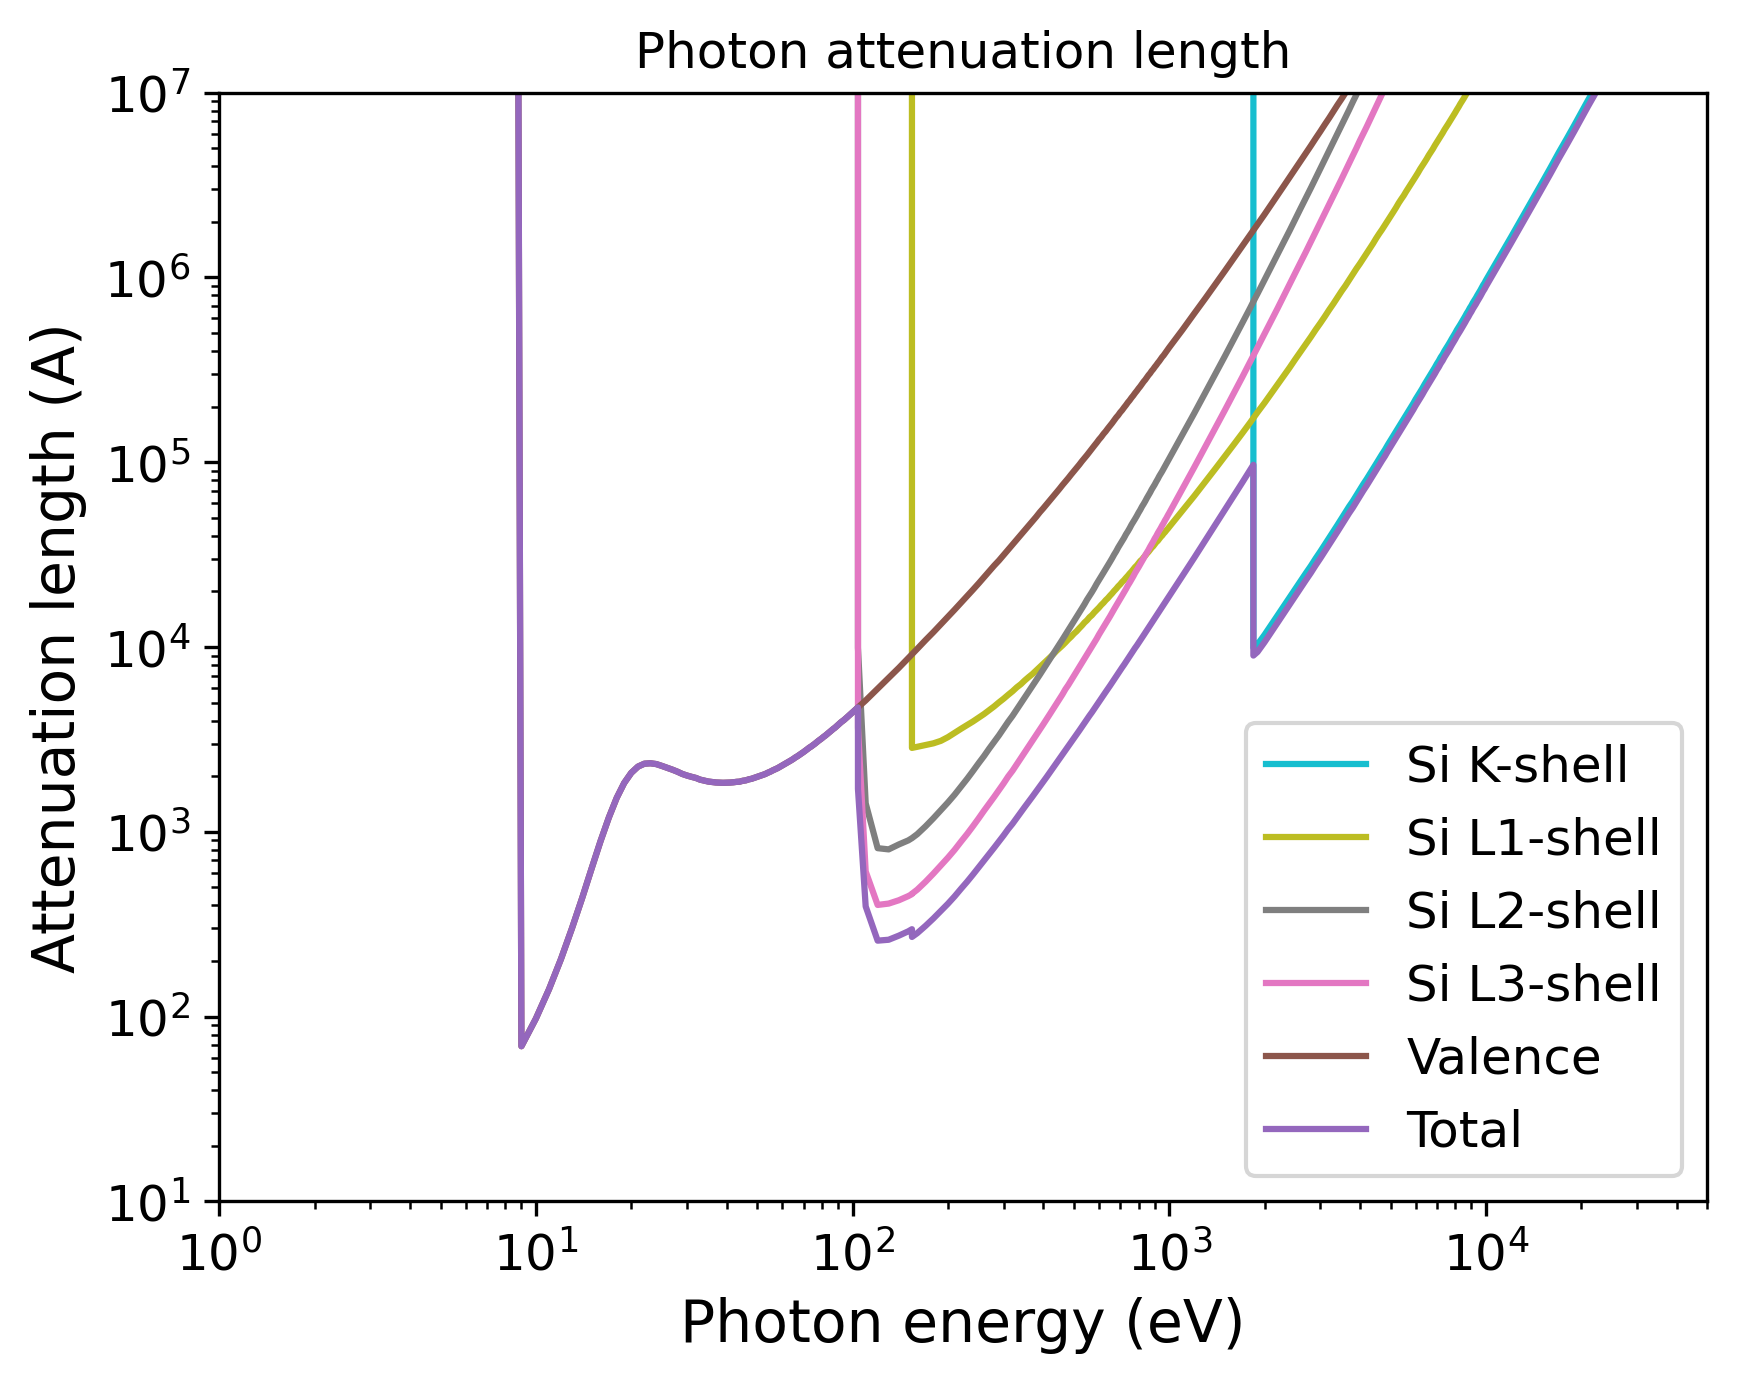

Write Python code to recreate this figure.
import pandas as pd
import numpy as np
import matplotlib.pyplot as plt
import matplotlib.cm as cm
# Set the format:
plt.xlabel("Photon energy (eV)", fontsize=14)
plt.ylabel("Attenuation length (A)", fontsize=14)
plt.xticks(fontsize=12)
plt.yticks(fontsize=12)
plt.grid(False)
# Set the axes:
# Read the output file:
df = pd.read_csv(r"OUTPUT_Si_tin_Photon_IMFP.dat", sep=r'\s+', header=None, comment="#", skipinitialspace=True)
plt.xscale("log")
plt.yscale("log")
# Prepare the plot:
columns_to_plot = [ 1, 2, 3, 4, 5, 6]
labels = [ "Si K-shell", "Si L1-shell", "Si L2-shell", "Si L3-shell", "Valence", "Total"]
# Create N distinct colors from a colormap
N = len(columns_to_plot)
colors = plt.cm.tab10(np.linspace(1, 0, 10))
# Set line styles:
linestyles = [ "-", "-", "-", "-", "-", "-"]
for i, col in enumerate(columns_to_plot):
    color = colors[i % len(colors)]
    ls    = linestyles[i % len(linestyles)]
    label = labels[i % len(labels)]
    plt.plot(df.iloc[:, 0], df.iloc[:, col],
    color=color,
    label=label,
    linestyle=ls)
plt.xlim(1.00000000,50000.00000000)
plt.ylim(10.00000000,10000000.00000000)
plt.title("Photon attenuation length")
plt.legend(loc="best", fontsize=12)
# Save the plot in this format:
plt.savefig("OUTPUT_MFP_photon.png", dpi=300, bbox_inches="tight")
